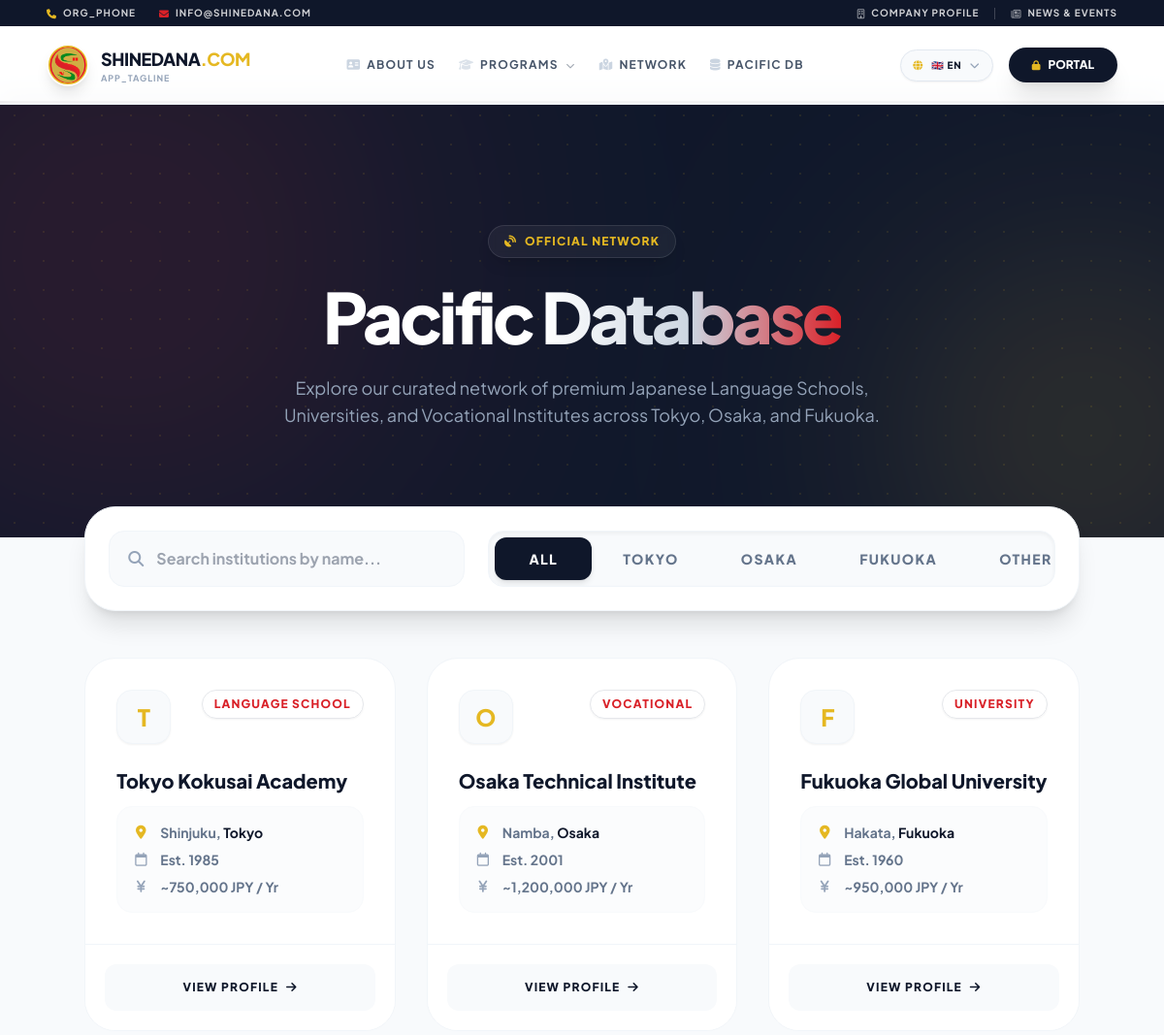
The app's page /pages/schools.php (upper part), older data.
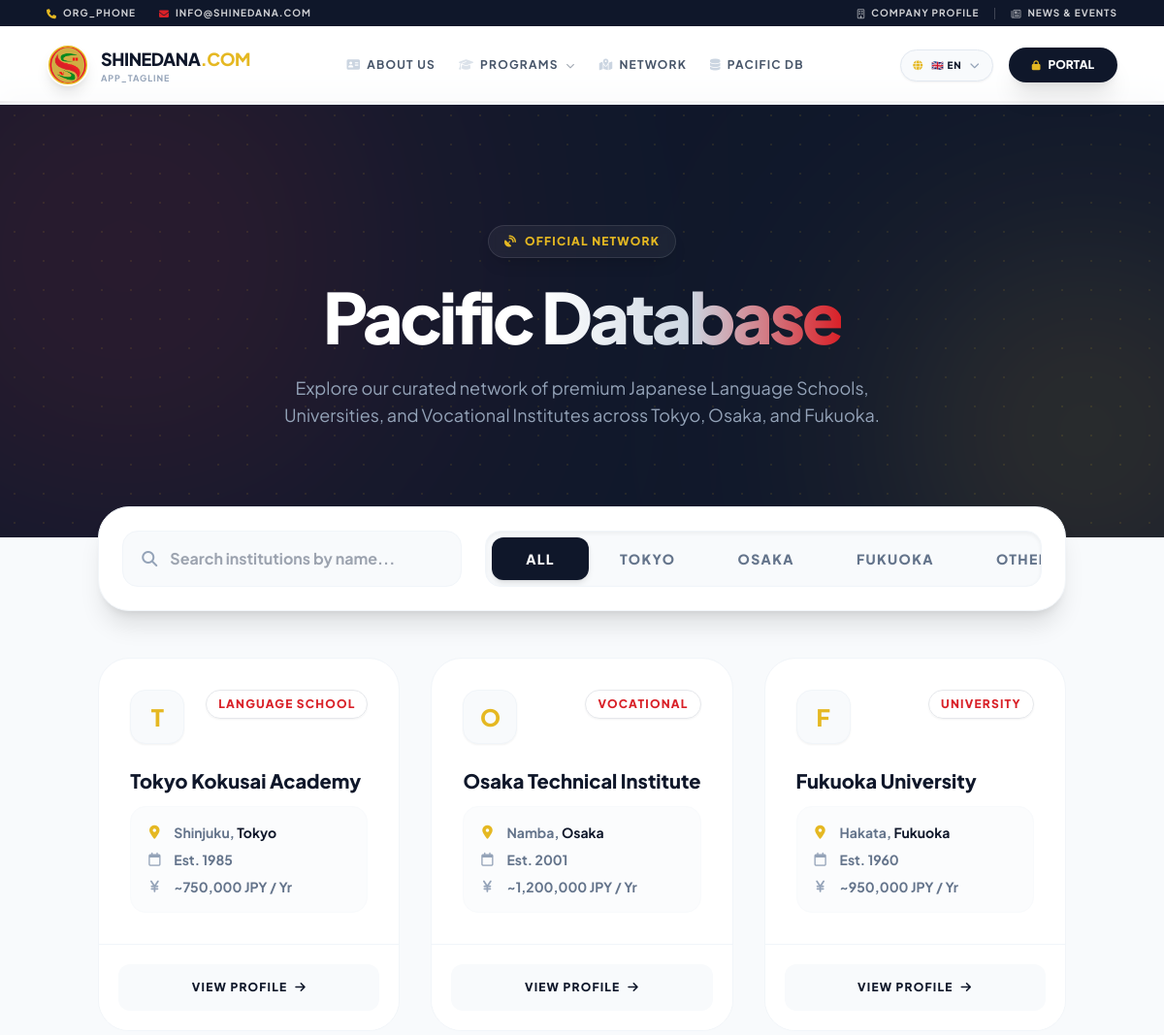
The same page, newer data.
### tables this page shows
CREATE TABLE japan_schools (
    id INT PRIMARY KEY AUTO_INCREMENT,
    school_name VARCHAR(255) NOT NULL,
    region ENUM('Tokyo', 'Osaka', 'Fukuoka', 'Other') NOT NULL,
    type ENUM('Language School', 'University', 'Vocational') NOT NULL,
    website VARCHAR(255),
    address_line TEXT,
    city VARCHAR(100),
    est_year INT,
    tuition_fees DECIMAL(15,2) DEFAULT 0.00,
    admission_months VARCHAR(100),
    description TEXT,
    created_at TIMESTAMP DEFAULT CURRENT_TIMESTAMP
);

### config/functions.php (called while the page is built, shortened)
<?php
function base_url($path = '') {
    return BASE_URL . ltrim($path, '/');
}
function route($path = '') {
    $clean_path = str_replace('.php', '', $path);
    return base_url('index.php?route=' . ltrim($clean_path, '/'));
}
function h($string) {
    return htmlspecialchars($string ?? '', ENT_QUOTES, 'UTF-8');
}
?>

### pages/schools.php (the view, shortened to what the changed rows need)
<?php
require_once '../config/db.php';
require_once '../config/functions.php';
try {
    $stmt = $pdo->query("SELECT * FROM japan_schools ORDER BY region ASC, school_name ASC");
    $schools = $stmt->fetchAll();
} catch (PDOException $e) {
    $schools = [];
    error_log("Schools directory query failed: " . $e->getMessage());
}
require_once '../includes/header.php';
?>
<header class="bg-slate-900 text-white pt-24 md:pt-32 pb-20 md:pb-28 px-4 sm:px-6 lg:px-8 relative overflow-hidden">
    <div class="max-w-[1600px] mx-auto relative z-10 text-center animate-in fade-in zoom-in duration-700">
        <h1 class="text-4xl sm:text-5xl md:text-6xl lg:text-7xl font-black mb-4 md:mb-6 leading-tight tracking-tighter">
            Pacific <span class="text-transparent bg-clip-text bg-gradient-to-r from-white via-slate-300 to-[--brand-red]">Database</span>
        </h1>
    </div>
</header>
<main class="max-w-[1600px] mx-auto px-4 sm:px-6 lg:px-8 py-12 md:py-16 scroll-mt-32" x-data="{ filter: 'All', search: '' }">
    <?php if(!empty($schools)): ?>
        <div class="grid grid-cols-1 sm:grid-cols-2 lg:grid-cols-3 xl:grid-cols-4 gap-5 sm:gap-6 md:gap-8 relative min-h-[300px]">
            <?php foreach($schools as $school): ?>
            <div x-show="(filter === 'All' || filter === '<?= h($school['region']) ?>') && ('<?= strtolower(h($school['school_name'])) ?>'.includes(search.toLowerCase()) || search === '')"
                 x-transition:enter="transition ease-out duration-300"
                 x-transition:enter-start="opacity-0 scale-95 translate-y-4"
                 x-transition:enter-end="opacity-100 scale-100 translate-y-0"
                 x-transition:leave="transition ease-in duration-200 absolute"
                 x-transition:leave-start="opacity-100 scale-100"
                 x-transition:leave-end="opacity-0 scale-95"
                 class="school-card bg-white rounded-[24px] md:rounded-[32px] overflow-hidden border border-slate-100 hover:shadow-[0_20px_40px_rgba(0,0,0,0.08)] hover:border-[--brand-gold] hover:-translate-y-2 transition-all duration-300 group flex flex-col h-full relative focus-within:ring-4 focus-within:ring-[--brand-gold]/50">
                <div class="p-5 sm:p-6 md:p-8 flex-grow flex flex-col">
                    <div class="flex justify-between items-start mb-4 md:mb-6">
                        <div class="w-12 h-12 md:w-14 md:h-14 bg-slate-50 rounded-xl md:rounded-2xl flex items-center justify-center text-xl md:text-2xl font-black text-[--brand-gold] group-hover:bg-slate-900 transition-colors shadow-sm border border-slate-100 shrink-0">
                            <?= strtoupper(substr($school['school_name'], 0, 1)) ?>
                        </div>
                        <span class="bg-[--brand-red]/10 text-[--brand-red] border border-[--brand-red]/20 px-3 py-1.5 rounded-full text-[10px] md:text-xs font-black uppercase tracking-widest shadow-sm text-center ml-3">
                            <?= h($school['type']) ?>
                        </span>
                    </div>
                    <h3 class="text-lg md:text-xl font-black leading-tight mb-3 text-slate-900 group-hover:text-[--brand-red] transition-colors">
                        <?= h($school['school_name']) ?>
                    </h3>
                    <div class="space-y-2 text-xs md:text-sm font-bold text-slate-500 mt-auto bg-slate-50/50 p-3.5 md:p-4 rounded-xl md:rounded-2xl border border-slate-50">
                        <p class="flex items-center gap-3"><i class="fa-solid fa-location-dot text-[--brand-gold] w-4 text-center"></i> <span class="truncate"><?= h($school['city']) ?>, <span class="text-slate-900"><?= h($school['region']) ?></span></span></p>
                        <p class="flex items-center gap-3"><i class="fa-regular fa-calendar w-4 text-center text-slate-400"></i> Est. <?= h($school['est_year']) ?></p>
                        <p class="flex items-center gap-3"><i class="fa-solid fa-yen-sign w-4 text-center text-slate-400"></i> ~<?= number_format($school['tuition_fees'] ?? 0) ?> JPY / Yr</p>
                    </div>
                </div>
                <div class="p-4 md:p-5 border-t border-slate-100 mt-auto bg-white">
                    <a href="<?= route('pages/school_details&id=' . $school['id']) ?>" class="flex items-center justify-center gap-2 w-full bg-slate-50 text-slate-900 py-3.5 md:py-4 rounded-xl text-xs font-black uppercase tracking-widest group-hover:bg-slate-900 group-hover:text-white focus:outline-none focus:bg-slate-900 focus:text-white transition-colors active:scale-[0.98]">
                        View Profile <i class="fa-solid fa-arrow-right"></i>
                    </a>
                </div>
            </div>
            <?php endforeach; ?>
        </div>
    <?php endif; ?>
</main>
<?php require_once '../includes/footer.php'; ?>

Row changes from the older to the newer data that the page shows:
changed japan_schools "Hakata": school_name "Fukuoka Global University" → "Fukuoka University"
